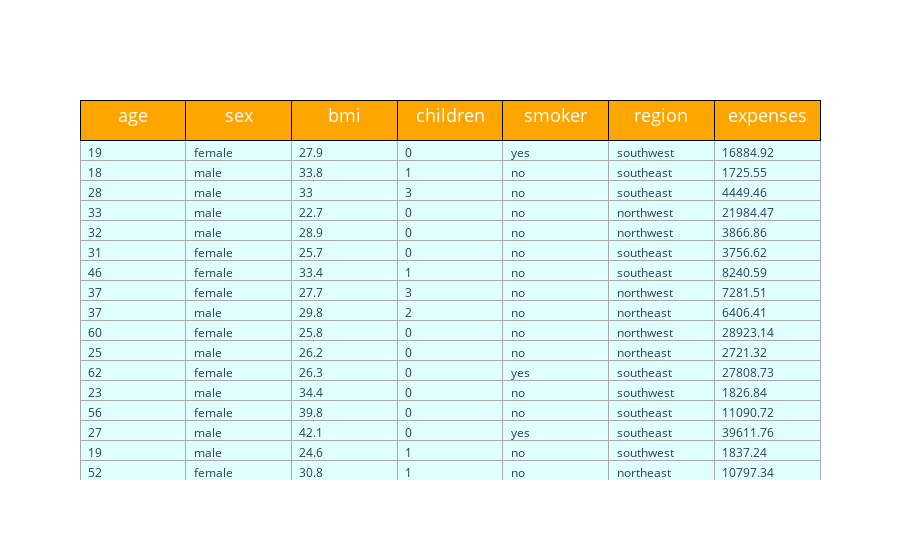

Notebook source saved alongside this figure:
### Code cell
fig = go.Figure(data=[go.Table(
    header = dict(
        values = list(insurance.columns),
        line_color = 'black',
        fill_color = 'orange',
        align = 'center',
        height = 40,
        font = dict(color = 'white', size = 18)
    ),
    cells = dict(values = [
        insurance.age,
        insurance.sex,
        insurance.bmi,
        insurance.children,
        insurance.smoker,
        insurance.region,
        insurance.expenses
    ],
            line_color = 'darkgrey',
            fill_color = 'lightcyan',
            align = 'left')
)])
fig.show()

### Figure 1 — Plotly figure (JSON) as saved in the notebook; plotly's stock layout.template omitted (floating-point values rounded to 4 significant figures; data arrays with more than 128 entries replaced by an {"elided": "..."} marker saying what was removed)
{"data": [{"cells": {"align": "left", "fill": {"color": "lightcyan"}, "line": {"color": "darkgrey"}, "values": {"elided": "7x1338 mixed values"}}, "header": {"align": "center", "fill": {"color": "orange"}, "font": {"color": "white", "size": 18}, "height": 40, "line": {"color": "black"}, "values": ["age", "sex", "bmi", "children", "smoker", "region", "expenses"]}, "type": "table"}], "layout": {}}
